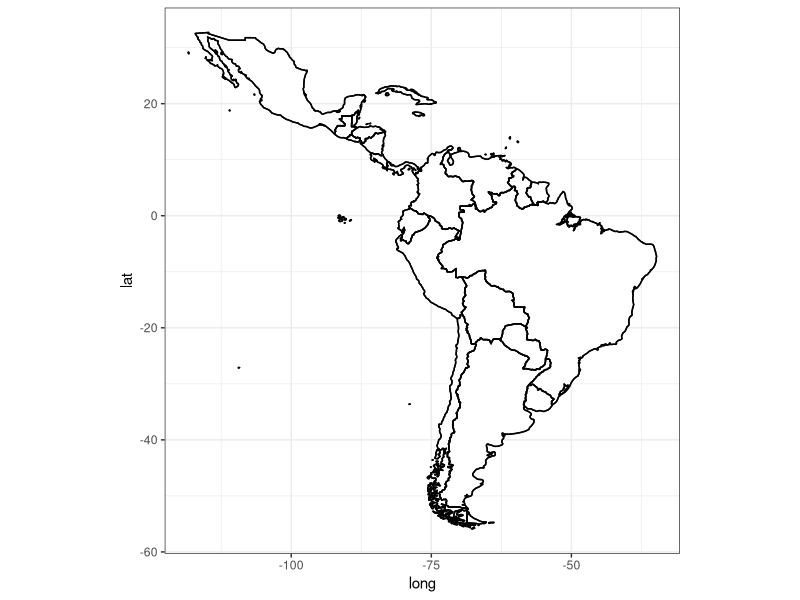

Recreate this plot in R. (Note: this script raises an error after producing the figure.)



library(ggplot2)
world <- map_data("world")

world <- map_data("world")
americas <- subset(world, region %in% c("Brazil","Mexico", "Colombia", "Argentina",
                                        "Peru","Venezuela","Chile","Guatemala","Ecuador", "Bolivia", "Cuba",
                                        "Honduras", "Paraguay", "Nicaragua","El Salvador", "Costa Rica", "Panama",
                                        "Uruguay",  "Jamaica",  "Trinidad and Tobago", "Guyana", "Suriname", "Belize",
                                        "Barbados", "Saint Lucia", "Grenada", "Saint Vincent and the Grenadines", 
                                        "Antigua and Barbuda", "Saint Kitts and Nevis"))

ggplot(data = americas, aes(x = long, y = lat, group = group)) + 
  geom_polygon(fill = "white", color = "black") +
  geom_path(color="black") +
  coord_equal() +
  theme_bw() 


# 2 -----------------------------------------------------------------------

# Retrieve the states map data and merge with crime data
latam <- c()

# Retrievethe map data
latam.maps <- map_data("world", region = latam)


ggplot(latam.maps, aes(x = long, y = lat)) +
  geom_polygon(aes(group = group, fill = region))+
  geom_text(aes(label = region), data = country.paper,  size = 3, hjust = 0.5)+
  scale_fill_viridis_d()+
  theme_void()+
  theme(legend.position = "none") +
  
  #Axis  
  theme(axis.title.x = element_text(size = 16, angle = 0)) + # axis x
  theme(axis.title.y = element_text(size = 16, angle = 90)) + # axis y
  theme(axis.text.x=element_text(angle=0, size=14, vjust=0.5, color="black")) + #subaxis x
  theme(axis.text.y=element_text(angle=0, size=14, vjust=0.5, color="black"))  #subaxis y



# Authors per Country -----------------------------------------------------

# Retrieve the states map data and merge with crime data
latam <- c('Argentina', 'Brazil', 'Belize', 'Bolivia',
           'Colombia', 'Costa Rica', 'Chile', 'Cuba', 'Dominican Republic',
           'Ecuador', 'El Salvador', 'Guatemala', 'Guyana', 'Haiti',
           'Honduras', 'Jamaica', 'Mexico', 'Nicaragua', 
           'Panama', 'Paraguay', 'Peru', 'Puerto Rico', 'Suriname', 
           'Trinidad and Tobago', 'Uruguay', 'Venezuela')

latam.maps1 <- map_data("world", region = latam)

n.papers <- tribble(~region, ~papers,
                    'Argentina', 114,
                    'Brazil', 961,
                    'Belize', 0,
                    'Bolivia', 13,
                    'Colombia', 115,
                    'Costa Rica', 49,
                    'Chile', 32,
                    'Cuba', 4,
                    'Dominican Republic', 0,
                    'Ecuador', 89,
                    'El Salvador', 0,
                    'Guatemala', 2,
                    'Guyana', 0,
                    'Haiti', 0,
                    'Honduras', 0,
                    'Jamaica', 0,
                    'Mexico', 55,
                    'Nicaragua', 0,
                    'Panama', 7,
                    'Paraguay', 0,
                    'Peru', 6,
                    'Puerto Rico', 16,
                    'Suriname', 0,
                    'Trinidad and Tobago', 0,
                    'Uruguay', 1,
                    'Venezuela', 8)

. <- left_join(latam.maps1, n.papers, by="region")

a <- ggplot(., aes(long, lat, group = group))+
  geom_polygon(aes(fill = papers ), color = "white")+
  scale_fill_viridis_c(name='# Authors', option = "C") +
  coord_equal() +
  theme_bw() +
  
  #Axis  
  theme(axis.title.x = element_text(size = 16, angle = 0)) + # axis x
  theme(axis.title.y = element_text(size = 16, angle = 90)) + # axis y
  theme(axis.text.x=element_text(angle=0, size=14, vjust=0.5, color="black")) + #subaxis x
  theme(axis.text.y=element_text(angle=0, size=14, vjust=0.5, color="black"))  #subaxis y

a



# Number of Countries -----------------------------------------------------

dt.country <- df.t %>% 
  group_by(year,PubID) %>% 
  filter(row_number()==1) %>% 
  print(n = Inf)

# Total per country
as.data.frame(dt.country) %>% 
  count(country_study)

# Total papers
as.data.frame(dt.country) %>% 
  count() 


countries <- c('Argentina', 'Bolivia', 'Belize', 'Brazil',  
           'Colombia', 'Costa Rica', 'Chile', 'Cuba', 'Dominican Republic', 'Dominica',
           'Ecuador', 'El Salvador', 'French Guiana', 'Guatemala', 'Guyana', 
            'Haiti','Honduras', 'Jamaica', 'Mexico', 'Nicaragua', 
           'Panama', 'Paraguay', 'Peru', 'Puerto Rico', 'Suriname', 
           'Trinidad and Tobago', 'Uruguay', 'Venezuela')

countries.maps <- map_data("world", region = countries)

country.papers <- tribble(~region, ~papers,
                    'Argentina', 33,
                    'Bolivia', 8,
                    'Belize', 0,
                    'Brazil', 242,
                    'Colombia', 41,
                    'Costa Rica', 35,
                    'Chile', 9,
                    'Cuba', 2,
                    'Dominican Republic', 0,
                    'Dominica', 2,
                    'Ecuador', 44,
                    'El Salvador', 0,
                    'French Guiana', 3,
                    'Guatemala', 3,
                    'Guyana', 0,
                    'Haiti',0,
                    'Honduras', 2,
                    'Jamaica', 0,
                    'Mexico', 17,
                    'Nicaragua', 1,
                    'Panama', 12,
                    'Paraguay', 1,
                    'Peru', 8,
                    'Puerto Rico', 8,
                    'Suriname', 0,
                    'Trinidad and Tobago', 2,
                    'Uruguay', 0,
                    'Venezuela', 7)

df.country <- left_join(countries.maps, country.papers, by="region")

b <- ggplot(df.country, aes(long, lat, group = group))+
  geom_polygon(aes(fill = papers ), color = "white")+
  scale_fill_viridis_c(name='# Papers', option = "C") +
  coord_equal() +
  theme_bw() +
  #Axis  
  theme(axis.title.x = element_text(size = 16, angle = 0)) + # axis x
  theme(axis.title.y = element_text(size = 16, angle = 90)) + # axis y
  theme(axis.text.x=element_text(angle=0, size=14, vjust=0.5, color="black")) + #subaxis x
  theme(axis.text.y=element_text(angle=0, size=14, vjust=0.5, color="black"))  #subaxis y

b

a + b
